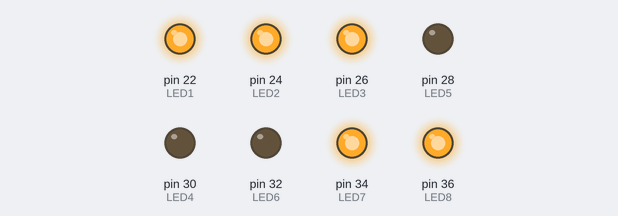
Recording of a sketch running on a simulated Arduino Mega 2560, built with avr-gcc and run on an emulated ATmega2560. Parts: output pins drawn as LEDs (lit = HIGH).

Above: at 0.5 s.
At 2.5 s:
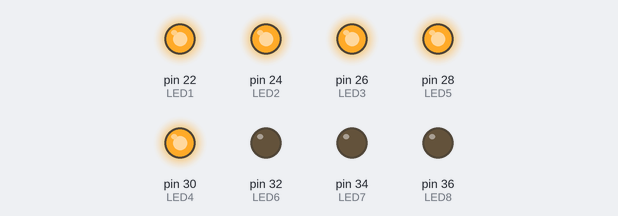
At 3.5 s:
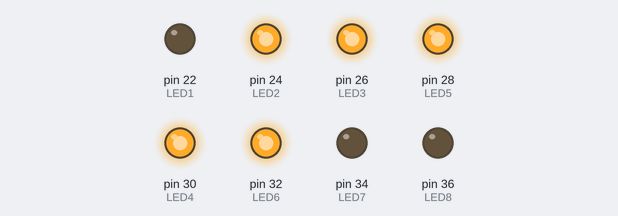
At 5.5 s:
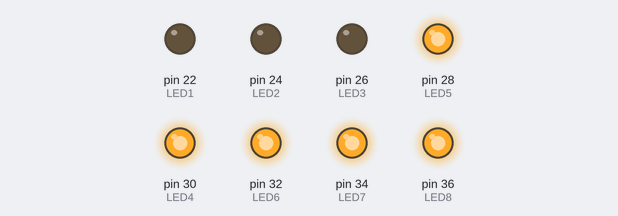
At 7.5 s:
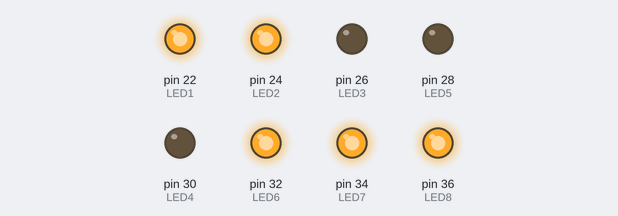
At 10.5 s:
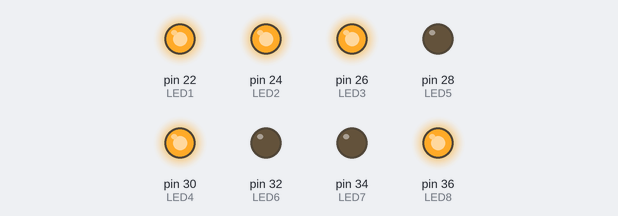
Timing chart, 0 to 11.7 s (numbered marks = the images above):
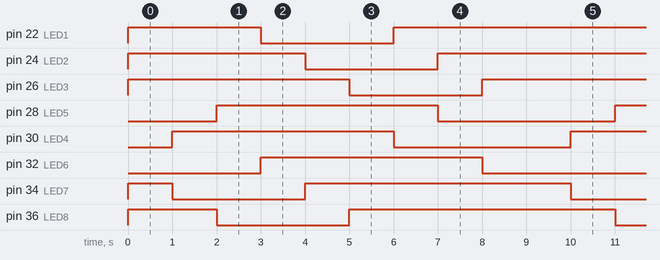

The sketch:

sketch_jan27b.ino
```cpp
void setup() {

  // put your setup code here, to run once:
  #define LED1 22
  #define LED2 24
  #define LED3 26
  #define LED4 30
  #define LED5 28
  #define LED6 32
  #define LED7 34
  #define LED8 36

  pinMode(LED1, OUTPUT);
  pinMode(LED2, OUTPUT);
  pinMode(LED3, OUTPUT);
  pinMode(LED4, OUTPUT);
  pinMode(LED5, OUTPUT);
  pinMode(LED6, OUTPUT);
  pinMode(LED7, OUTPUT);
  pinMode(LED8, OUTPUT);

  }


void loop() {
  // put your main code here, to run repeatedly:
  digitalWrite(LED1, HIGH);
  digitalWrite(LED2,HIGH);
  digitalWrite(LED3,HIGH);
  digitalWrite(LED4,LOW);
  digitalWrite(LED5,LOW);
  digitalWrite(LED6,LOW);
  digitalWrite(LED7,HIGH);
  digitalWrite(LED8,HIGH);

  delay(1000);

  digitalWrite(LED1, HIGH);
  digitalWrite(LED2,HIGH);
  digitalWrite(LED3,HIGH);
  digitalWrite(LED4,HIGH);
  digitalWrite(LED5,LOW);
  digitalWrite(LED6,LOW);
  digitalWrite(LED7,LOW);
  digitalWrite(LED8,HIGH);

  delay(1000);

  digitalWrite(LED1, HIGH);
  digitalWrite(LED2,HIGH);
  digitalWrite(LED3,HIGH);
  digitalWrite(LED4,HIGH);
  digitalWrite(LED5,HIGH);
  digitalWrite(LED6,LOW);
  digitalWrite(LED7,LOW);
  digitalWrite(LED8,LOW);

  delay(1000);

  digitalWrite(LED1, LOW);
  digitalWrite(LED2,HIGH);
  digitalWrite(LED3,HIGH);
  digitalWrite(LED4,HIGH);
  digitalWrite(LED5,HIGH);
  digitalWrite(LED6,HIGH);
  digitalWrite(LED7,LOW);
  digitalWrite(LED8,LOW);

  delay(1000);

  digitalWrite(LED1, LOW);
  digitalWrite(LED2,LOW);
  digitalWrite(LED3,HIGH);
  digitalWrite(LED4,HIGH);
  digitalWrite(LED5,HIGH);
  digitalWrite(LED6,HIGH);
  digitalWrite(LED7,HIGH);
  digitalWrite(LED8,LOW);

  delay(1000);

  digitalWrite(LED1, LOW);
  digitalWrite(LED2,LOW);
  digitalWrite(LED3,LOW);
  digitalWrite(LED4,HIGH);
  digitalWrite(LED5,HIGH);
  digitalWrite(LED6,HIGH);
  digitalWrite(LED7,HIGH);
  digitalWrite(LED8,HIGH);

  delay(1000);


  digitalWrite(LED1, HIGH);
  digitalWrite(LED2,LOW);
  digitalWrite(LED3,LOW);
  digitalWrite(LED4,LOW);
  digitalWrite(LED5,HIGH);
  digitalWrite(LED6,HIGH);
  digitalWrite(LED7,HIGH);
  digitalWrite(LED8,HIGH);

  delay(1000);

  digitalWrite(LED1, HIGH);
  digitalWrite(LED2,HIGH);
  digitalWrite(LED3,LOW);
  digitalWrite(LED4,LOW);
  digitalWrite(LED5,LOW);
  digitalWrite(LED6,HIGH);
  digitalWrite(LED7,HIGH);
  digitalWrite(LED8,HIGH);

  delay(1000);

  digitalWrite(LED1, HIGH);
  digitalWrite(LED2,HIGH);
  digitalWrite(LED3,HIGH);
  digitalWrite(LED4,LOW);
  digitalWrite(LED5,LOW);
  digitalWrite(LED6,LOW);
  digitalWrite(LED7,HIGH);
  digitalWrite(LED8,HIGH);

  delay(1000);


}
```

Measured:
- by itself, pin 22 (LED1), pin 24 (LED2), pin 26 (LED3), pin 34 (LED7), pin 36 (LED8): repeats every 9.0 s: LOW 3.0 s, HIGH 6.0 s
- by itself, pin 28 (LED5), pin 30 (LED4), pin 32 (LED6): alternates HIGH for 5.0 s and LOW for 4.0 s
- by itself, everything shown: repeats every 9.0 s, in 8 steps
